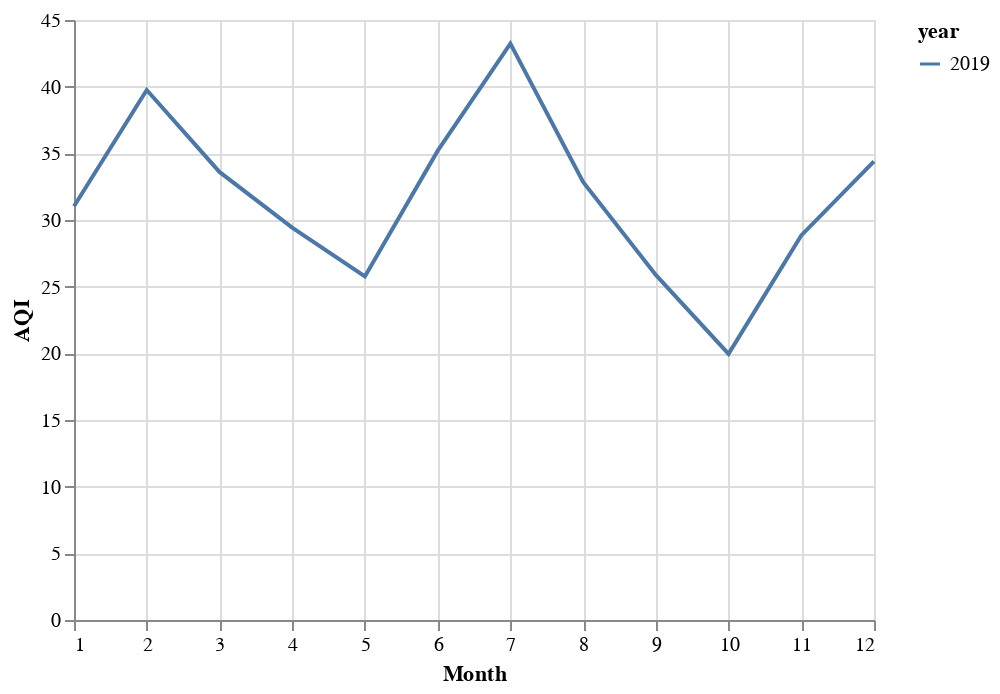

The cell this chart's notebook holds for it:
### Code cell
pm25_local_2019 = pd.read_csv("../../data/final/epa_air_params/pm25_local_2019_avg_df.csv")
pm25_local_2019_chart = alt.Chart(pm25_local_2019).mark_line().encode(
    alt.X("month", title="Month"),
    alt.Y("aqi", title="AQI"),
    color="year:N"
)
pm25_local_2019_chart

### Figure 1 — Vega-Lite specification as saved in the notebook (floating-point values rounded to 4 significant figures)
{"config": {"view": {"continuousWidth": 400, "continuousHeight": 300}}, "data": {"name": "data-ce1f4ef402a07c95ed1b62a2d94ba737"}, "mark": "line", "encoding": {"color": {"type": "nominal", "field": "year"}, "x": {"type": "quantitative", "field": "month", "title": "Month"}, "y": {"type": "quantitative", "field": "aqi", "title": "AQI"}}, "$schema": "https://vega.github.io/schema/vega-lite/v4.8.1.json", "datasets": {"data-ce1f4ef402a07c95ed1b62a2d94ba737": [{"date_month": "2019-08-01", "aqi": 32.86, "arithmetic_mean": 7.911, "units_of_measure": "Micrograms/cubic meter (LC)", "parameter": "PM2.5 - Local Conditions", "year": 2019, "month": 8}, {"date_month": "2019-04-01", "aqi": 29.43, "arithmetic_mean": 7.071, "units_of_measure": "Micrograms/cubic meter (LC)", "parameter": "PM2.5 - Local Conditions", "year": 2019, "month": 4}, {"date_month": "2019-01-01", "aqi": 31.03, "arithmetic_mean": 7.694, "units_of_measure": "Micrograms/cubic meter (LC)", "parameter": "PM2.5 - Local Conditions", "year": 2019, "month": 1}, {"date_month": "2019-12-01", "aqi": 34.4, "arithmetic_mean": 8.816, "units_of_measure": "Micrograms/cubic meter (LC)", "parameter": "PM2.5 - Local Conditions", "year": 2019, "month": 12}, {"date_month": "2019-03-01", "aqi": 33.61, "arithmetic_mean": 8.158, "units_of_measure": "Micrograms/cubic meter (LC)", "parameter": "PM2.5 - Local Conditions", "year": 2019, "month": 3}, {"date_month": "2019-02-01", "aqi": 39.75, "arithmetic_mean": 10.34, "units_of_measure": "Micrograms/cubic meter (LC)", "parameter": "PM2.5 - Local Conditions", "year": 2019, "month": 2}, {"date_month": "2019-10-01", "aqi": 19.96, "arithmetic_mean": 4.8, "units_of_measure": "Micrograms/cubic meter (LC)", "parameter": "PM2.5 - Local Conditions", "year": 2019, "month": 10}, {"date_month": "2019-09-01", "aqi": 25.88, "arithmetic_mean": 6.248, "units_of_measure": "Micrograms/cubic meter (LC)", "parameter": "PM2.5 - Local Conditions", "year": 2019, "month": 9}, {"date_month": "2019-05-01", "aqi": 25.77, "arithmetic_mean": 6.226, "units_of_measure": "Micrograms/cubic meter (LC)", "parameter": "PM2.5 - Local Conditions", "year": 2019, "month": 5}, {"date_month": "2019-11-01", "aqi": 28.84, "arithmetic_mean": 7.408, "units_of_measure": "Micrograms/cubic meter (LC)", "parameter": "PM2.5 - Local Conditions", "year": 2019, "month": 11}, {"date_month": "2019-06-01", "aqi": 35.18, "arithmetic_mean": 8.594, "units_of_measure": "Micrograms/cubic meter (LC)", "parameter": "PM2.5 - Local Conditions", "year": 2019, "month": 6}, {"date_month": "2019-07-01", "aqi": 43.23, "arithmetic_mean": 10.69, "units_of_measure": "Micrograms/cubic meter (LC)", "parameter": "PM2.5 - Local Conditions", "year": 2019, "month": 7}]}}
